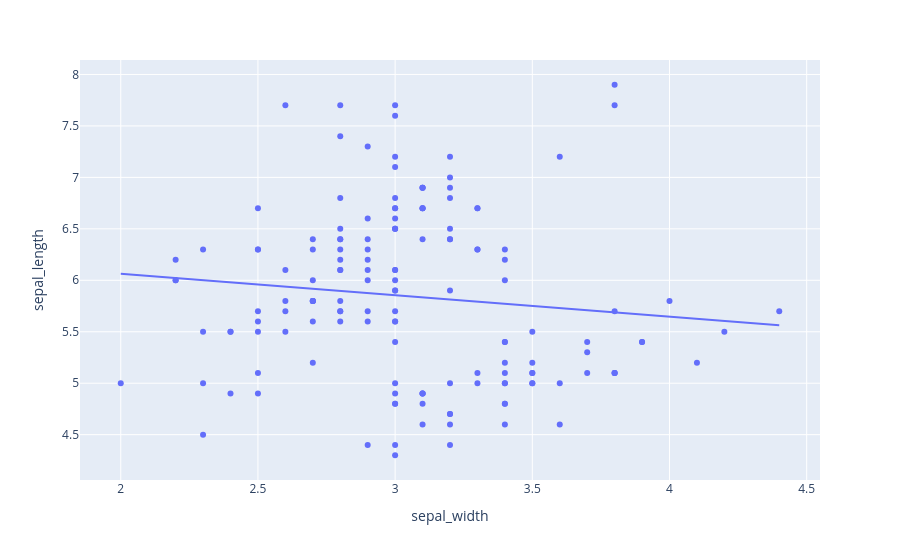

Source (notebook cell):
### Code cell
import plotly.express as px

df = px.data.iris()

fig = px.scatter(
    df,
    x="sepal_width",
    y="sepal_length",
    trendline="ols"
)

fig.show()

### Figure 1 — Plotly figure (JSON) as saved in the notebook; plotly's stock layout.template omitted (floating-point values rounded to 4 significant figures; data arrays with more than 128 entries replaced by an {"elided": "..."} marker saying what was removed)
{"data": [{"hovertemplate": "sepal_width=%{x}<br>sepal_length=%{y}<extra></extra>", "legendgroup": "", "marker": {"color": "#636efa", "symbol": "circle"}, "mode": "markers", "name": "", "orientation": "v", "showlegend": false, "type": "scatter", "x": {"elided": "150 float values"}, "xaxis": "x", "y": {"elided": "150 float values"}, "yaxis": "y"}, {"hovertemplate": "<b>OLS trendline</b><br>sepal_length = -0.20887 * sepal_width + 6.48122<br>R<sup>2</sup>=0.011962<br><br>sepal_width=%{x}<br>sepal_length=%{y} <b>(trend)</b><extra></extra>", "legendgroup": "", "marker": {"color": "#636efa", "symbol": "circle"}, "mode": "lines", "name": "", "showlegend": false, "type": "scatter", "x": {"elided": "150 float values"}, "xaxis": "x", "y": {"elided": "150 float values"}, "yaxis": "y"}], "layout": {"legend": {"tracegroupgap": 0}, "margin": {"t": 60}, "xaxis": {"anchor": "y", "domain": [0, 1], "title": {"text": "sepal_width"}}, "yaxis": {"anchor": "x", "domain": [0, 1], "title": {"text": "sepal_length"}}}}
